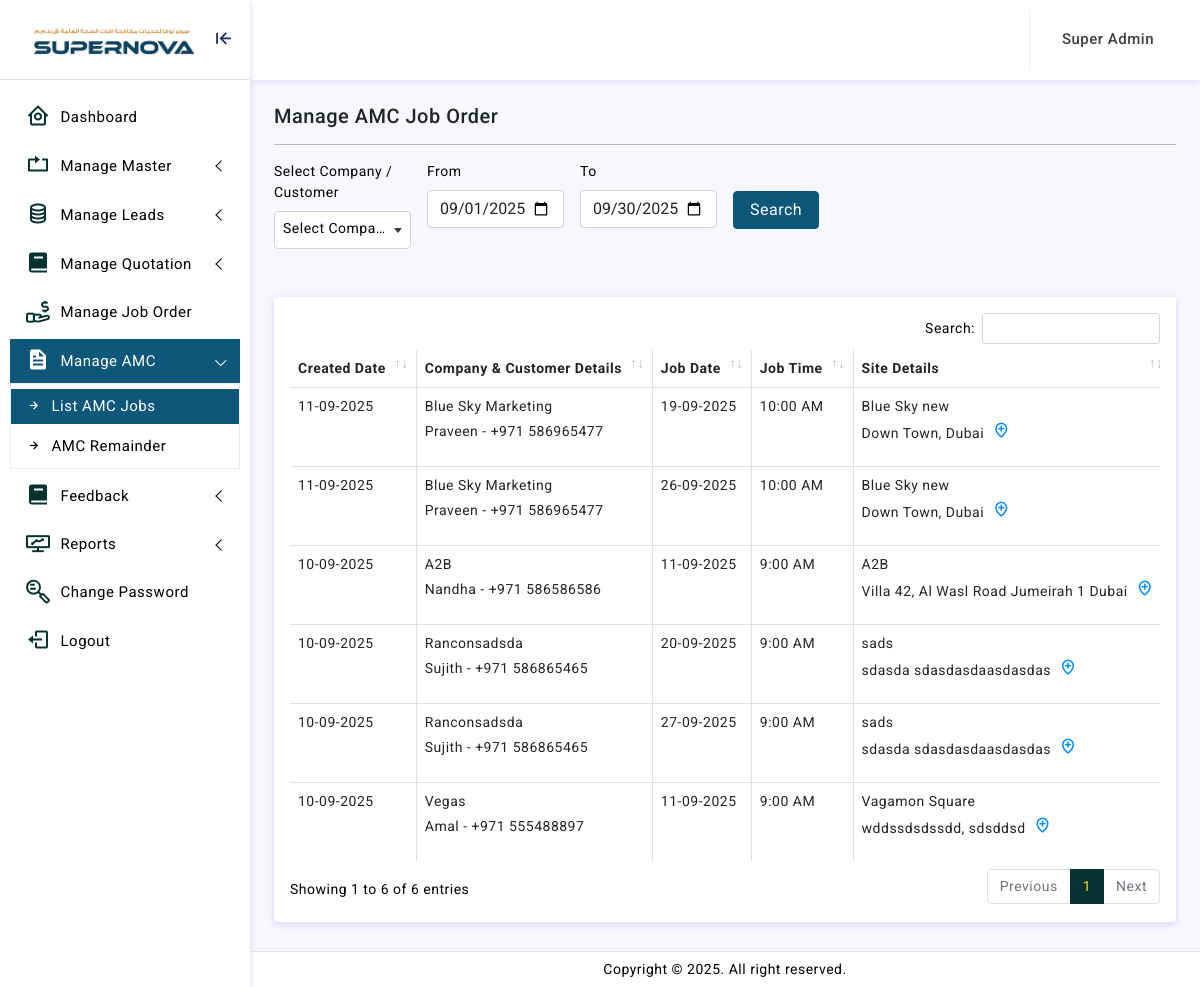
Page /adminln/list-amc-job.php (signed in) on the committed database.
### tables this page shows
CREATE TABLE `job_order` (
  `id` int(11) NOT NULL,
  `quotation_id` int(11) NOT NULL,
  `customer_id` int(11) NOT NULL,
  `type_of_job` tinyint(4) NOT NULL,
  `company_name` varchar(150) NOT NULL,
  `customer_mobile` varchar(150) NOT NULL,
  `job_order_date` date NOT NULL,
  `site_id` int(11) NOT NULL,
  `site_name` varchar(150) NOT NULL,
  `site_address` text NOT NULL,
  `location` text DEFAULT NULL,
  `supervisor_id` int(11) NOT NULL,
  `supervisor_name` varchar(150) NOT NULL,
  `job_date` date NOT NULL,
  `job_time` varchar(11) NOT NULL,
  `job_description` text NOT NULL,
  `total_amount` varchar(150) NOT NULL,
  `type_of_report` tinyint(4) NOT NULL,
  `is_mail_sent` int(11) NOT NULL,
  `feedback_posted` int(11) NOT NULL,
  `status` tinyint(11) NOT NULL,
  `created_datetime` datetime NOT NULL,
  `modified_datetime` datetime NOT NULL
);

CREATE TABLE `customers` (
  `id` int(11) NOT NULL,
  `company_name` varchar(255) NOT NULL,
  `customer_name` varchar(255) NOT NULL,
  `email` varchar(150) NOT NULL,
  `mobile` varchar(20) NOT NULL,
  `alternate_mobile` varchar(20) NOT NULL,
  `location` text NOT NULL,
  `trn_no` varchar(255) NOT NULL,
  `address` text NOT NULL,
  `city` varchar(150) NOT NULL,
  `status` tinyint(4) NOT NULL,
  `created_by` int(11) NOT NULL,
  `created_datetime` datetime NOT NULL,
  `modified_by` int(11) NOT NULL,
  `modified_datetime` datetime NOT NULL
);

### adminln/list-amc-job.php (the view, shortened to what this page needs)
<?php
function main() {
extract($_REQUEST);
include 'dilg/cnt/join.php';
$url_Status=$_GET['status'];
if ($url_Status!='') {
$url_subqry="and status=$url_Status";
}else{
	$url_subqry="";
}
if($from_date!='' && $end_date!=''){
  $from_date=$from_date;
  $end_date=$end_date;
}else{
$from_date=date('Y-m-01');
$end_date=date('Y-m-t');
}
if ($url_Status=="") {
$subqry.="and  (date(job_date) between '".$from_date."' and '".$end_date."')";
}
?>
<div class="page-breadcrumb d-sm-flex align-items-center mb-3">
<h5 class="mb-0 text-dark">Manage AMC Job Order</h5>
</div>
<hr/>
<form method="POST">
<div class="row g-3 mb-5">
<div class="col-md-2">
<label for="inputFirstName" class="form-label">Select Company / Customer</label>
</div>
<div class="col-md-2">
<label for="inputFirstName" class="form-label">From</label>
<input type="date" name="from_date" class="form-control" value="<?=$from_date;?>" required>
</div>
<div class="col-md-2">
<label for="inputFirstName" class="form-label">To</label>
<input type="date" name="end_date" class="form-control" value="<?=$end_date;?>" required>
</div>
<div class="col-md-3 mt-46">
<input type="submit" name="Submit" class="btn btn-primary px-3" value="Search">
</div>
</div>
</form>
<?
$select_job_order=mysqli_query($conn,"select * from job_order where 1=1  $subqry  $url_subqry and type_of_job=1 order by created_datetime desc");
if(mysqli_num_rows($select_job_order)>>0){ ?>
<div class="card">
<div class="card-body">
<div class="table-responsive">
<table id="example2" class="table table-striped table-bordered" style="width:100%">
<thead>
<tr>
<th >Created Date</th>
<th>Company & Customer Details</th>
<th> Job Date</th>
<th> Job Time</th>
<th>Site Details</th>
</tr>
</thead>
<tbody>
<?
while($row_job_order=mysqli_fetch_array($select_job_order))
{
$job_order_date=$row_job_order['job_order_date'];
$company_name=$row_job_order['company_name'];
$mobile=$row_job_order['customer_mobile'];
$select_customer=mysqli_query($conn,"select * from customers where mobile='$mobile'");
$row_customer=mysqli_fetch_array($select_customer);
$customer_name=$row_customer['customer_name'];
$site_name=$row_job_order['site_name'];
$site_address=$row_job_order['site_address'];
$job_date=date("d-m-Y",strtotime($row_job_order['job_date']));
$job_time=$row_job_order['job_time'];
$location=$row_job_order['location'];
if ($location!='') {
$location_icon='<a href="'.$location.'" target="_blank" class="mx-2 font-16"><i class="bx bx-location-plus"></i></a>';
}else{
  $location_icon="";
}
?>
<tr>
<td>
<p class="mb-0"> <?=date('d-m-Y',strtotime($job_order_date));?></p>
</td>
<td><?=$company_name; ?><p class="mt-1"><?=$customer_name. " - "."+971 ".$mobile; ?></p></td>
<td><p class="mb-0 "><?=$job_date;?></p></td>
<td><?=$job_time;?></td>
<td><p class="mb-0"> <?=$site_name; ?></p>
<p class="mb-0"> <? echo wordwrap($site_address, 50, "<br />\n"); ?><?=$location_icon;?></p></td>
</tr>
<? }}else{ echo "<p>No Record Found</p>";} ?>
</tbody>
</table>
</div>
</div>
</div>
<?php
}
include 'template.php';
?>

### adminln/assets/css/app.css (style rules this page uses)
body { font-size: 14px; color: #000; letter-spacing: .5px; background: #f7f7ff; overflow-x: hidden; font-family: Roboto, sans-serif }
a { text-decoration: none }
input::placeholder { color: #000!important; opacity: .3!important }
.table-striped>tbody>tr:nth-of-type(odd) { --bs-table-accent-bg: unset; }
.table-bordered>:not(caption)>*>* { border-width: 1px 1px; }
.table-bordered th { border-width: 0px 1px; }
.font-16 { font-size: 18px !important; }
.mt-46 { margin-top: 46px !important; }

### rows in the picture
job_order: job_order_date "11-09-2025", company_name "Blue Sky Marketing", customer.customer_name "Praveen", customer_mobile "586965477", job_date "19-09-2025", job_time "10:00 AM", site_name "Blue Sky new", site_address "Down Town, Dubai"
job_order: job_order_date "11-09-2025", company_name "Blue Sky Marketing", customer.customer_name "Praveen", customer_mobile "586965477", job_date "26-09-2025", job_time "10:00 AM", site_name "Blue Sky new", site_address "Down Town, Dubai"
job_order: job_order_date "10-09-2025", company_name "A2B", customer.customer_name "Nandha", customer_mobile "586586586", job_date "11-09-2025", job_time "9:00 AM", site_name "A2B", site_address "Villa 42, Al Wasl Road Jumeirah 1 Dubai"
job_order: job_order_date "10-09-2025", company_name "Ranconsadsda", customer.customer_name "Sujith", customer_mobile "586865465", job_date "20-09-2025", job_time "9:00 AM", site_name "sads", site_address "sdasda sdasdasdaasdasdas"
job_order: job_order_date "10-09-2025", company_name "Ranconsadsda", customer.customer_name "Sujith", customer_mobile "586865465", job_date "27-09-2025", job_time "9:00 AM", site_name "sads", site_address "sdasda sdasdasdaasdasdas"
job_order: job_order_date "10-09-2025", company_name "Vegas", customer.customer_name "Amal", customer_mobile "555488897", job_date "11-09-2025", job_time "9:00 AM", site_name "Vagamon Square", site_address "wddssdsdssdd, sdsddsd"

### other values in the picture
$usertype_name "Super Admin"
